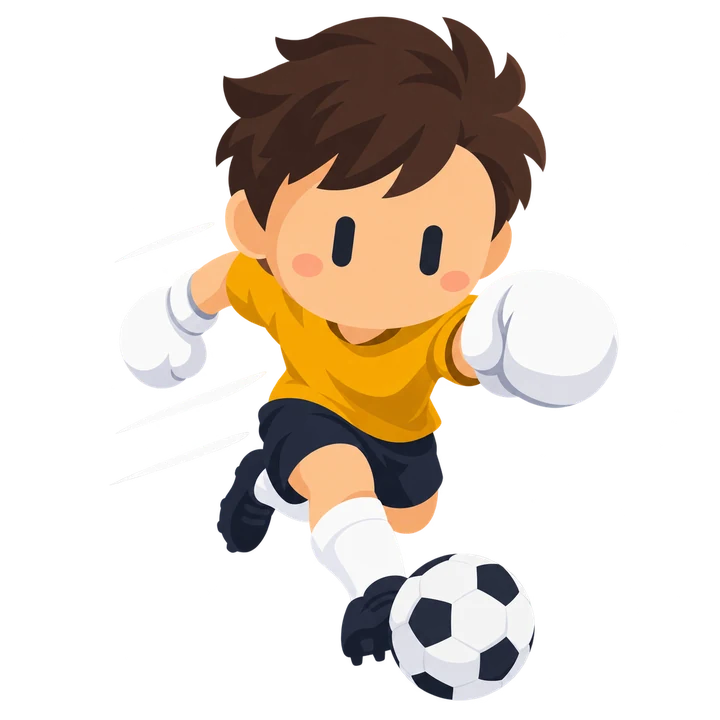
#> input picture web/img/gen/arch_counterpunchers.webp, 720 x 720 px, given in place of arch_counterpunchers.webp.png, which was not available
$ python -i run_avatar_batch.py   (imports and definitions only)
#> lines starting #> are read from the running program, lines starting #| are printed output that depends on the picture; pictures that were not available may be replaced by others from this repository, and a replacement may not be noted
"""Resumable capsule-eye avatar batch: generate, record QC verdicts, publish WebP + JS for the website.

Sub-commands (run with python3 -I):
  generate [--priority 1,2] [--model M] [--workers 8] [--max-workers 10] [--limit N] [--wait]
        Walk data/avatar_manifest.csv in row order. Players whose photo lookup ended in no_photo are marked
        no_photo; others get gen_avatar.sh with their head crop (data/ref_photos/_crops/<id>.jpg). A finished PNG
        is auto-checked (auto_check) and left as status "pending" with note "awaiting QC". Done/failed/awaiting-QC
        players are skipped, so the command can be re-run at any time. --wait keeps polling for photos the fetcher
        has not resolved yet. Concurrency starts at --workers, drops by 2 on a rate-limit hit, rises by 1 after
        15 clean runs up to --max-workers.
  qc [--priority ...] [--limit N]
        List players awaiting QC (with an automatic background-colour check) for building contact sheets.
  accept ID ...           QC passed: status done, write the 256px WebP, refresh avatars.js / avatar_credits.js.
  reject ID:REASON ...    QC failed: first rejection queues one regeneration, the second marks the player failed.
  publish                 Rebuild every WebP and both JS files from the current status.
  summary                 Count statuses.
  check ID ...            Run the automatic checks on existing PNGs.

Files: data/avatar_status.csv (player_id,status,note), web/img/avatars/<id>.png|.webp,
       web/data/avatars.js, web/data/avatar_credits.js, data/ref_photos/_logs/gen/<id>.log
"""
import argparse
import csv
import fcntl
import json
import os
import re
import shutil
import subprocess
import sys
import threading
import time
from concurrent.futures import ThreadPoolExecutor
from contextlib import contextmanager
from pathlib import Path

import numpy as np
from PIL import Image
from scipy import ndimage

sys.path.insert(0, str(Path(__file__).resolve().parent))
import fetch_commons_photos as fc  # noqa: E402  (locked credits.csv writes)

ROOT = Path(__file__).resolve().parent.parent
MANIFEST = ROOT / "data" / "avatar_manifest.csv"
STATUS = ROOT / "data" / "avatar_status.csv"
LOCK = ROOT / "data" / ".avatar_status.lock"
PHOTOS = ROOT / "data" / "ref_photos"
MATCHES = PHOTOS / "photo_matches.csv"
WEB_MATCHES = PHOTOS / "web_matches.csv"  # FIFA.com fallback references (fetch_web_refs.py), tagged ref=web
CREDITS = PHOTOS / "credits.csv"
CROPS = PHOTOS / "_crops"
CROPS_WEB = PHOTOS / "_crops_web"
CREDITS_WEB = PHOTOS / "credits_web.csv"
GEN_LOGS = PHOTOS / "_logs" / "gen"
AVATARS = ROOT / "web" / "img" / "avatars"
REJECTED = AVATARS / "_rejected"
WEB_DATA = ROOT / "web" / "data"
GEN = Path(__file__).resolve().parent / "gen_avatar.sh"
COLS = ["player_id", "status", "note"]
RATE_LIMIT = re.compile(r"rate[ _-]?limit|\b429\b|too many requests|usage limit|quota|try again (in|later)", re.I)
MAX_RATE_HITS = 12      # per player; beyond this a "rate limit" is treated as an ordinary error
GEN_TIMEOUT = 15 * 60
MAX_ERRORS = 3          # non-rate-limit errors (no image produced) before a player is marked failed

print_lock = threading.Lock()


def log(*a):
    with print_lock:
        print(time.strftime("%H:%M:%S"), *a, flush=True)


def manifest():
    with MANIFEST.open(encoding="utf-8") as f:
        return list(csv.DictReader(f))


# [25 lines left out: functions read_rows, locked_status, not called in this run]


def set_status(pid, status, note):
    with locked_status() as rows:
        rows[pid].update(status=status, note=note)


def get_status():
    with locked_status() as rows:
        return {k: dict(v) for k, v in rows.items()}


def attempts(note):
    m = re.search(r"attempt=(\d+)", note or "")
    return int(m.group(1)) if m else 0


def ref_of(note):
    m = re.search(r"ref=(\w+)", note or "")
    return m.group(1) if m else "commons"


def awaiting_qc(row):
    return row["status"] == "pending" and "awaiting QC" in row["note"]


# ---------------------------------------------------------------- generation
class Pacer:
    """Shared by all workers: a rate-limit hit pauses everybody and lowers concurrency; a clean streak raises it."""

    # [23 lines left out: functions __init__, hit, ok, not called in this run]

    def wait(self):
        while time.time() < self.until:
            time.sleep(5)


def _hex(h):
    return np.array([int(h[i:i + 2], 16) for i in (1, 3, 5)], dtype=float)


# [162 lines left out: functions auto_check, generate_one, adopt_orphans, cmd_generate, cmd_check, cmd_qc, not called in this run]


def write_webp(pid):
#> called with pid = '../web/img/gen/arch_counterpunchers.webp'
    im = Image.open(AVATARS / f"{pid}.png").convert("RGB")
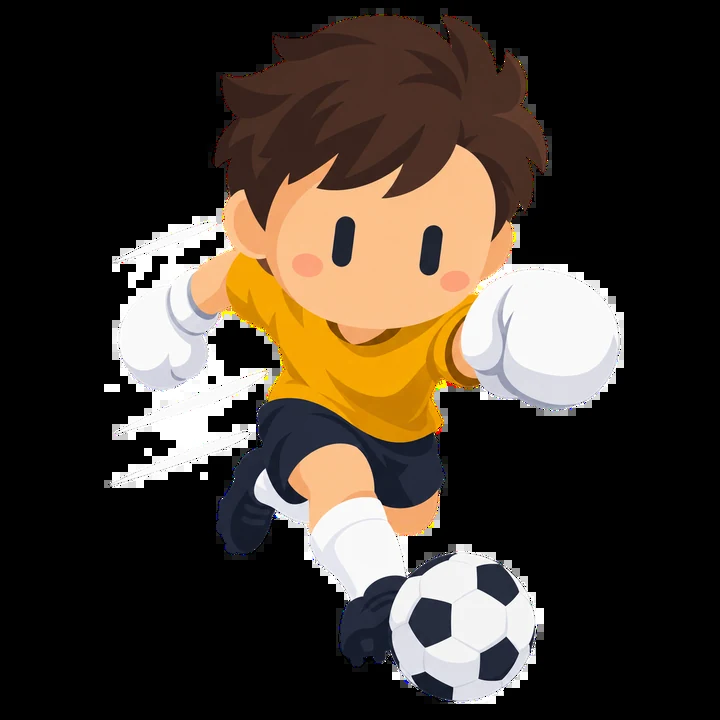
#> im: PIL image 720x720 RGB; mean R, G, B 66.6, 56.6, 46.5
    side = min(im.size)
#> side = 720
    im = im.crop(((im.width - side) // 2, (im.height - side) // 2, (im.width + side) // 2, (im.height + side) // 2))
    im.resize((256, 256), Image.LANCZOS).save(AVATARS / f"{pid}.webp", "WEBP", quality=88, method=6)
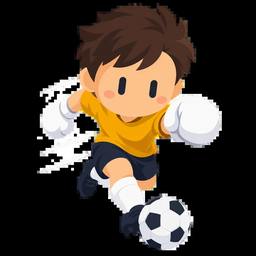
#> saved as arch_counterpunchers.webp.webp: PIL image 256x256 RGB; mean R, G, B 66.7, 56.7, 46.6


# [106 lines left out: functions publish, cmd_accept, cmd_reject, cmd_publish, cmd_summary, main, not called in this run]


# [2 lines not run here, left out]

>>> result = write_webp('../web/img/gen/arch_counterpunchers.webp')

$ run again, on web/img/gen/arch_fortress.webp
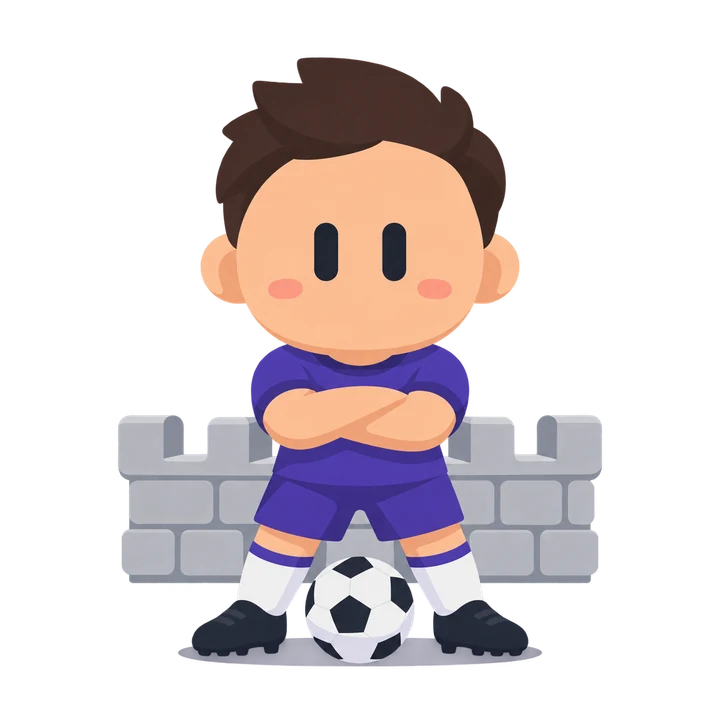
#> input picture web/img/gen/arch_fortress.webp, 720 x 720 px, given in place of arch_fortress.webp.png, which was not available
#> in write_webp, `im = Image.open(AVATARS / f"{pid}.png").convert("RGB")`:
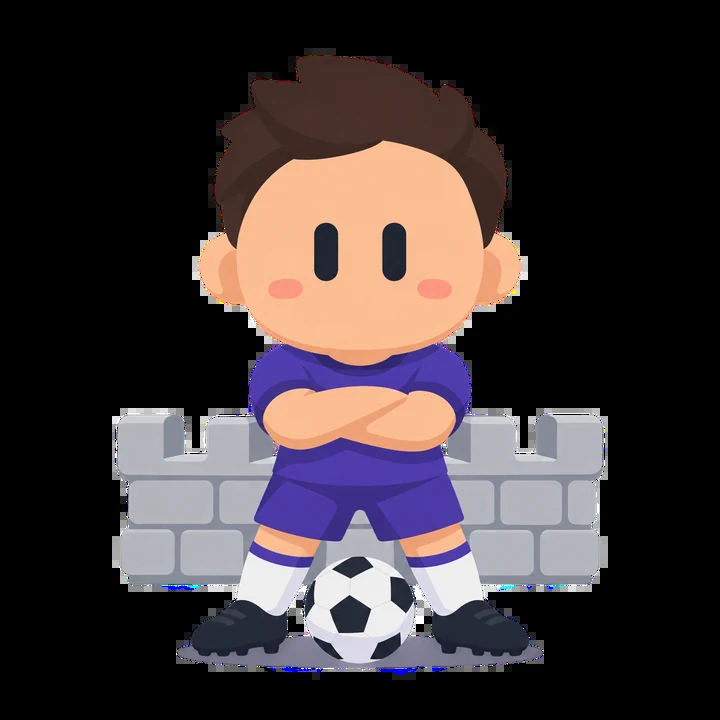
#> im: PIL image 720x720 RGB; mean R, G, B 62.4, 53.4, 55.3
#> in write_webp, `im.resize((256, 256), Image.LANCZOS).save(AVATARS / f"{pid}.webp", "WE..`:
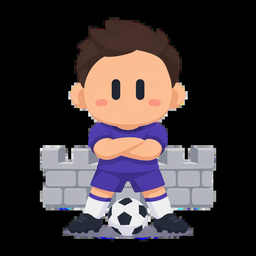
#> saved as arch_fortress.webp.webp: PIL image 256x256 RGB; mean R, G, B 62.5, 53.5, 55.4
